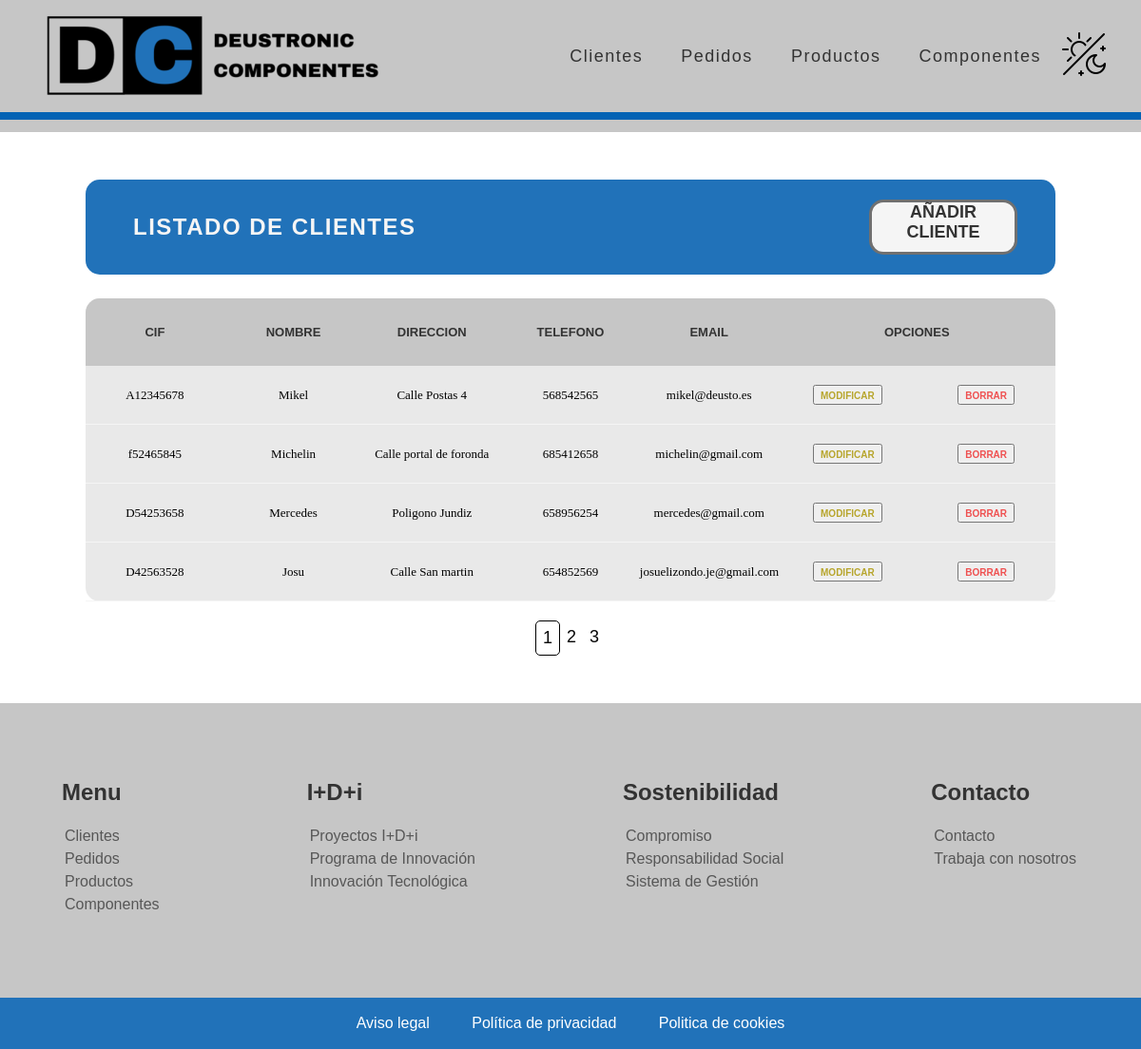
The app's page /appGestionPedidos/ with its own data.
### appGestionPedidos/models.py (models this page shows, shortened)
class Cliente(models.Model):
    CIF = models.CharField(max_length=9, unique=True, validators=[MinLengthValidator(9)])
    nombreEmpresa = models.CharField(max_length=16)
    direccion = models.CharField(max_length=60)
    datosContacto = models.CharField(max_length=60, validators=[MinLengthValidator(9)])
    email = models.EmailField(max_length=254)

### appGestionPedidos/views.py (the view)
# urls.py: path('', views.ClienteListView.as_view(), name='index'),
class ClienteListView(ListView):
    model = Cliente
    paginate_by = 4

### appGestionPedidos/templates/appGestionPedidos/cliente_list.html (shortened to what this page needs)
{% extends "base.html" %}
{% load static %}
{% block contenido %}
<div class="main_container">
    <div class="main_title_container">
        <div class="main_title">
            <h2>LISTADO DE CLIENTES</h2>
        </div>
        <a href="/appGestionPedidos/cliente/create" alt="crear_cliente">AÑADIR CLIENTE</a>
    </div>
    <div class="main_table_container">
        {% if cliente_list %}
        <table class="main_table">
            <thead>
                <tr>
                    <th>CIF</th>
                    <th>Nombre</th>
                    <th>Direccion</th>
                    <th>Telefono</th>
                    <th>Email</th>
                    <th class="main_table_esp_1" colspan="2">Opciones</th>
                </tr>
            </thead>
            {% for cliente in cliente_list %}
            <tbody>
                <tr>
                    <td>{{ cliente.CIF }}</td>
                    <td>{{ cliente.nombreEmpresa }}</td>
                    <td>{{ cliente.direccion }}</td>
                    <td>{{ cliente.datosContacto }}</td>
                    <td>{{ cliente.email }}</td>
                    <td class="main_table_esp_modificar">
                        <button><a href="/appGestionPedidos/modificar-cliente/{{ cliente.id }}">MODIFICAR</a></button>
                    </td>
                    <td class="main_table_esp_borrar">
                        <button><a  class="btnEliminacion" href="/appGestionPedidos/eliminar-cliente/{{ cliente.id }}">BORRAR</a></button>
                    </td>
                </tr>
            </tbody>
            {% endfor %}
        </table>
        {% else %}
        <p>No hay clientes creados.</p>
        {% endif %}
    </div>
    {% if is_paginated %}
    <div class="pagination">
        {% for i in paginator.page_range %}
        <a {% if page_obj.number == i %} class="active" {% endif %} href="?page={{i}}">{{ i }}</a>
        {% endfor %}
    </div>
    {% endif %}
</div>
{% endblock %}

### appGestionPedidos/static/CSS/estilos_base.css (style rules this page uses)
a:link, a:visited { text-decoration: none; }
body { margin: 0px 0px; }

### appGestionPedidos/static/CSS/estilos_main.css (style rules this page uses)
.main_container { width: 85%; max-width: 1300px; margin: 50px auto; text-align: justify; justify-content: center; }
.main_title_container { display: flex; align-items: center; justify-content: space-between; background-color: #2172b9; border-radius: 15px; height: 100px; }
.main_title_container a { align-items: center; text-align: center; height: 52px; width: 150px; margin-right: 40px; font-size: large; font-weight: 800; color:#333333; font-family: sans-serif; background-color:whitesmoke; border-color: #333333af; border-width: 3px; border-style: solid; border-radius: 15px; }
.main_title { display: flex; align-items: center; vertical-align: middle; color: whitesmoke; padding-left: 50px; }
.main_title h2 { vertical-align: middle; font-family: sans-serif; font-size: x large; letter-spacing: 1.5px; }
.main_table_container { margin-top: 25px; display: flex; background-color: #d4d4d483; border-radius: 15px; border: solid 1px rgba(255. 255, 255, 0.2); }
.main_table { width: 100%; font-size: 14px; table-layout: fixed; border-collapse: collapse; }
.main_table thead { background: #c6c6c6; }
.main_table th { padding: 28px 28px; font-weight: 775; font-family: sans-serif; font-size: medium; text-align: center; text-transform: uppercase; color:#333333; }
.main_table th:first-child { border-top-left-radius: 15px; }
.main_table th:last-child { border-top-right-radius: 15px; }
.main_table td { margin: 40px 70px; padding: 20px 0px; font-size: medium; text-align: center; border-bottom: solid 1px whitesmoke; }
.main_table_esp_modificar a { font-size: medium; font-weight: 800; color: #b7a52c; font-family: sans-serif; border-radius: 15px; }
.main_table_esp_borrar a { font-size: medium; font-weight: 800; color:#ef0909af; font-family: sans-serif; }
.pagination { display: flex; justify-content: center; padding-top: 20px; font-family: sans-serif; }
.pagination a { padding: 7px; font-size: large; color: #040404; justify-content: center; }
.active { border: 1px solid black; border-radius: 5px; }

### appGestionPedidos/static/CSS/media_queries.css (style rules this page uses)
@media only screen and (max-width: 1200px) { .main_table th { font-weight: 775; font-family: sans-serif; font-size: small; text-align: center; text-transform: uppercase; color:#333333; } }
@media only screen and (max-width: 1200px) { .main_table td { margin: 40px 70px; padding: 20px 0px; font-size: small; text-align: center; border-bottom: solid 1px whitesmoke; } }
@media only screen and (max-width: 1200px) { .main_table_esp_modificar a { font-size: x-small; font-weight: 800; color: #b7a52c; font-family: sans-serif; border-radius: 15px; } }
@media only screen and (max-width: 1200px) { .main_table_esp_borrar a { font-size: x-small; font-weight: 800; color:#ef0909af; font-family: sans-serif; } }

### records on screen
Cliente: CIF "A12345678", nombreEmpresa "Mikel", direccion "Calle Postas 4", datosContacto "568542565", email "mikel@deusto.es"
Cliente: CIF "f52465845", nombreEmpresa "Michelin", direccion "Calle portal de foronda", datosContacto "685412658", email "michelin@gmail.com"
Cliente: CIF "D54253658", nombreEmpresa "Mercedes", direccion "Poligono Jundiz", datosContacto "658956254", email "mercedes@gmail.com"
Cliente: CIF "D42563528", nombreEmpresa "Josu", direccion "Calle San martin", datosContacto "654852569", email "josuelizondo.je@gmail.com"

### other values on screen
{{ i }} "1" "2" "3"
